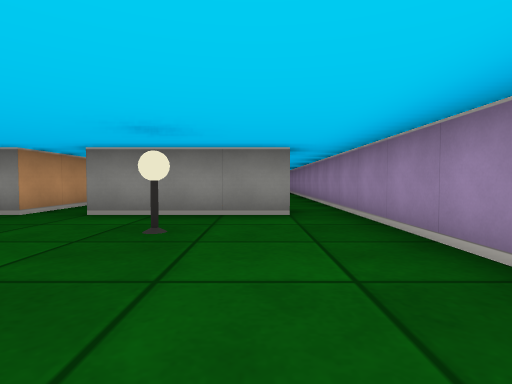
View 1 (above)

13 first-person views from a walk through a cub3D ray-caster map. The camera is about half as high as the walls, tilts 2° down and sees 80° across. The floor is counted in squares. Each view is taken from the middle of a square. On the plan, view 1 faces up. The plan holds only what a view shows up to about 9 squares ahead; the rest is blank.

View 2
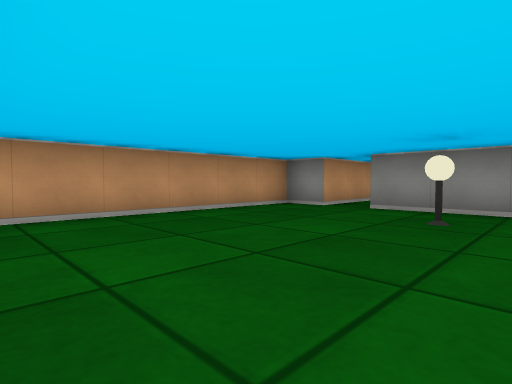

View 3
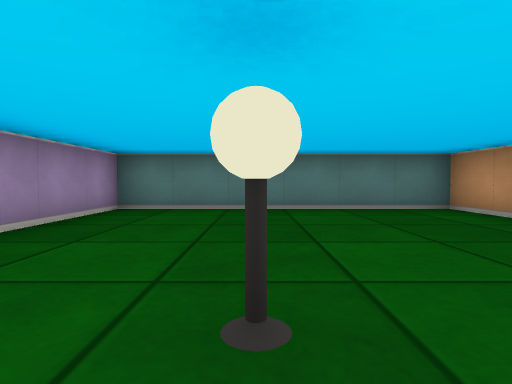

View 4
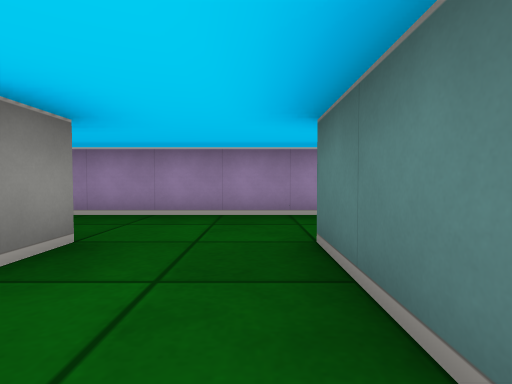

View 5
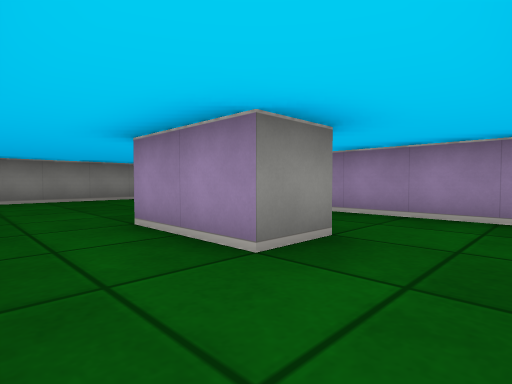

View 6
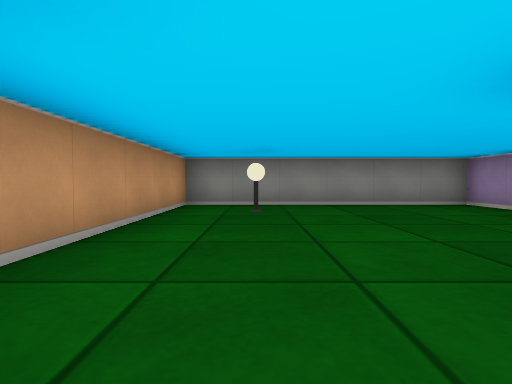

View 7
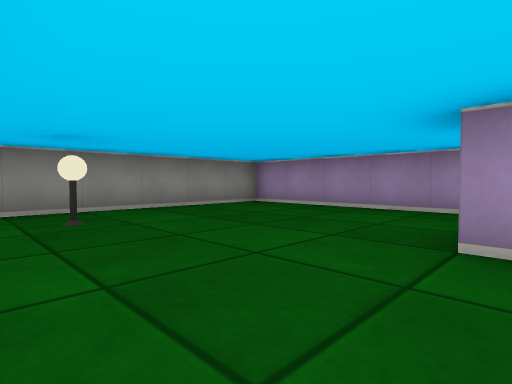

View 8
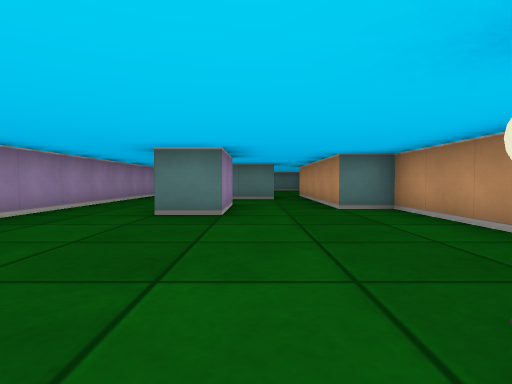

View 9
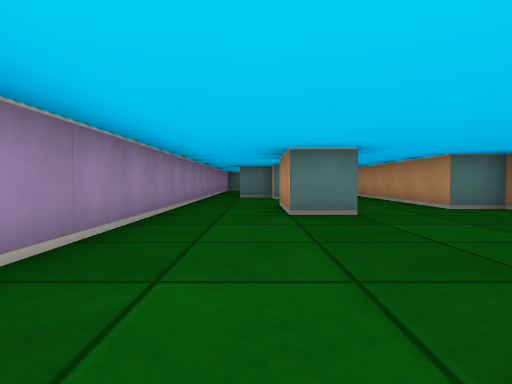

View 10
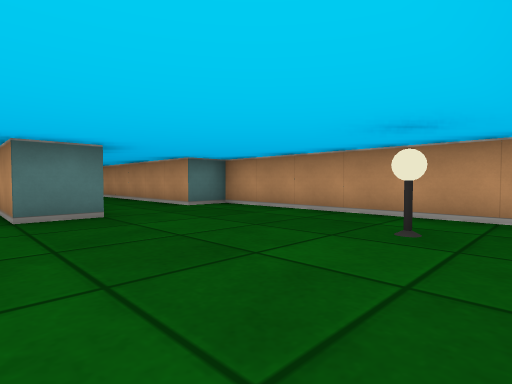

View 11
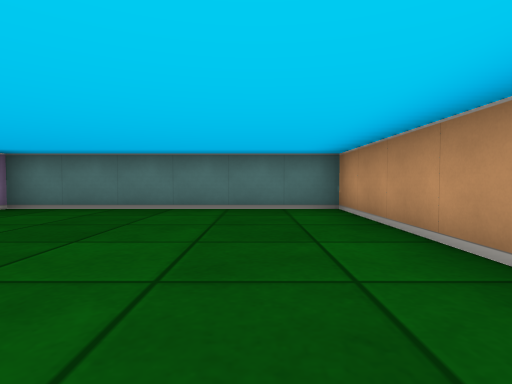

View 12
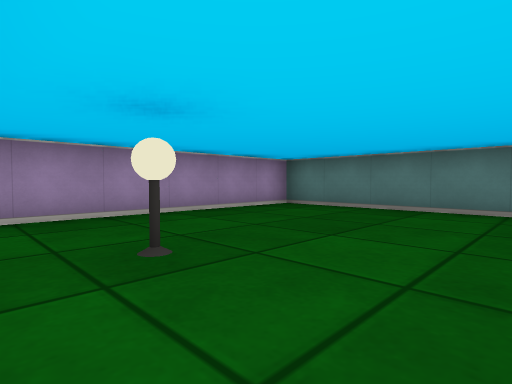

View 13
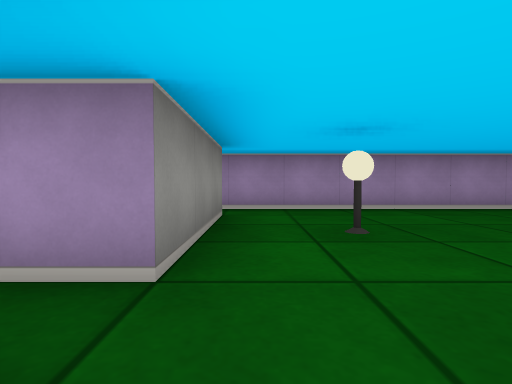

### Floor plan
Points are (right, up) in squares from view 1. A wall is a line through its corners. A room is listed if a view was taken in it or the views show most of it. See-through windows are left out.
Room 1 (views 1, 2, 3, 11, 12, 13)
walls: (-3.5, 4.5) (-4.5, 4.5) (-4.5, -1.5) (1.5, -1.5) (1.5, 4.5); (0.5, 4.5) (-2.5, 4.5)
ways out: opening at (-3, 5.5) to room 2; opening at (1, 5) to room 3
objects: lamp (-1, 3)
Room 2 (views 4, 5, 6, 7, 8, 9, 10)
walls: (-1.5, 8.5) (-1.5, 10.5) (-0.5, 10.5); (1.5, 10.5) (1.5, 15.5) (-4.5, 15.5) (-4.5, 9.5) (-3.5, 9.5) (-3.5, 4.5); (-2.5, 6.5) (-1.5, 6.5); (-2.5, 4.5) (-2.5, 5.4)
ways out: opening at (-3, 5.5) to room 1; opening at (-1, 7.5) to room 3; opening at (0.5, 9.5) to room 3
objects: lamp (-3, 14)
Room 3 (no view inside)
walls: (-1.5, 6.5) (-0.5, 6.5); (-0.5, 10.5) (-0.5, 8.5) (-1.5, 8.5); (1.5, 4.5) (1.5, 10.5)
ways out: opening at (1, 5) to room 1; opening at (-1, 7.5) to room 2; opening at (0.5, 9.5) to room 2

Where each view was taken, in squares from view 1:
view 1: 0 up, 0 right, facing up
view 2: 1 down, 0 right, facing up-left
view 3: 4 up, 1 left, facing down
view 4: 7 up, 3 left, facing right
view 5: 7 up, 3 left, facing up-right
view 6: 9 up, 3 left, facing up
view 7: 10 up, 4 left, facing up-right
view 8: 15 up, 2 left, facing down
view 9: 15 up, 0 right, facing down
view 10: 15 up, 0 right, facing down-left
view 11: 4 up, 3 left, facing down
view 12: 4 up, 3 left, facing down-right
view 13: 4 up, 4 left, facing right
